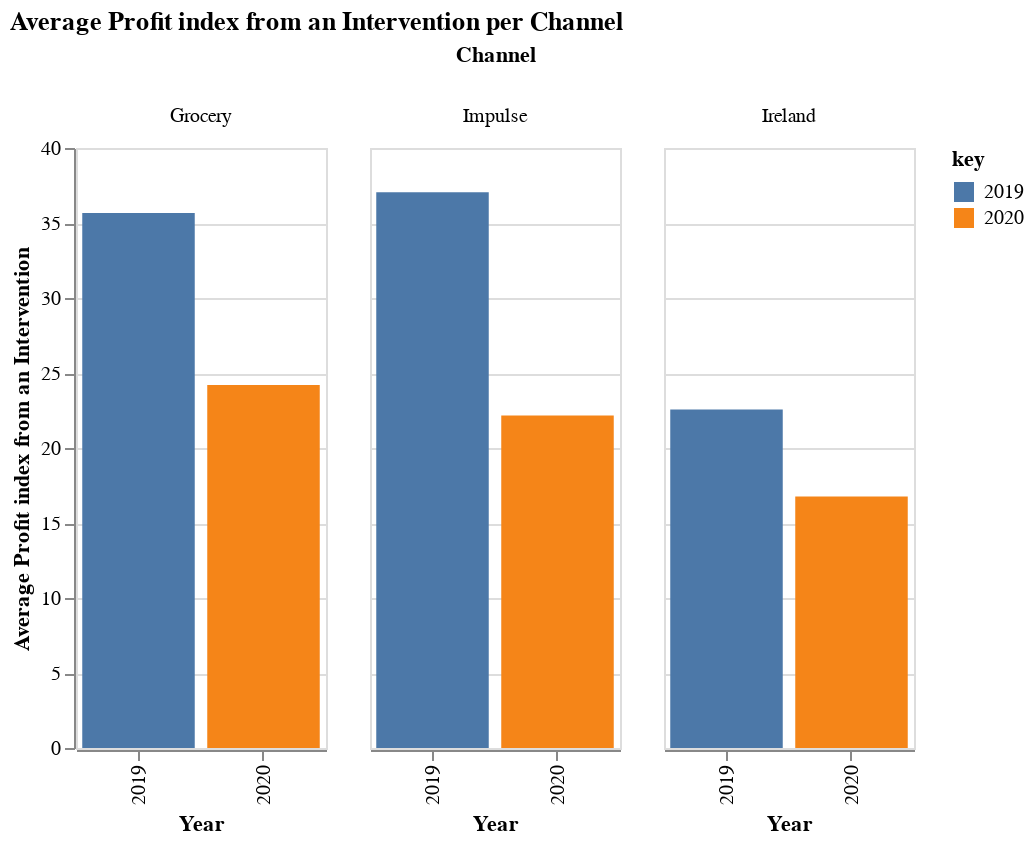

Source (notebook cell):
### Code cell
alt.Chart(com).transform_fold(
    ['2019   ', '2020   '],
).mark_bar().encode(
    x=alt.X('key:O',title = 'Year'),
    y=alt.Y('value:Q', title='Average Profit index from an Intervention'),
    color='key:N',
    column='Channel:N',
    strokeWidth=alt.value(3)
).properties(
    title = 'Average Profit index from an Intervention per Channel',
    height=300,
    width=125
)

### Figure 1 — Vega-Lite specification as saved in the notebook (floating-point values rounded to 4 significant figures)
{"config": {"view": {"continuousWidth": 300, "continuousHeight": 300}}, "data": {"name": "data-3924553876f0c0547da157f0ea1c53a2"}, "mark": {"type": "bar"}, "encoding": {"color": {"field": "key", "type": "nominal"}, "column": {"field": "Channel", "type": "nominal"}, "strokeWidth": {"value": 3}, "x": {"field": "key", "title": "Year", "type": "ordinal"}, "y": {"field": "value", "title": "Average Profit index from an Intervention", "type": "quantitative"}}, "height": 300, "title": "Average Profit index from an Intervention per Channel", "transform": [{"fold": ["2019   ", "2020   "]}], "width": 125, "$schema": "https://vega.github.io/schema/vega-lite/v5.8.0.json", "datasets": {"data-3924553876f0c0547da157f0ea1c53a2": [{"Channel": "Grocery", "2019": 42.18, "2019 ": 1504.0, "2019  ": 1.713, "2019   ": 35.67, "2020": 63.41, "2020 ": 1535.0, "2020  ": 1.745, "2020   ": 24.21}, {"Channel": "Impulse", "2019": 6.366, "2019 ": 235.8, "2019  ": 0.3781, "2019   ": 37.04, "2020": 12.85, "2020 ": 284.8, "2020  ": 0.4771, "2020   ": 22.16}, {"Channel": "Ireland", "2019": 13.63, "2019 ": 307.5, "2019  ": 0.4257, "2019   ": 22.56, "2020": 17.3, "2020 ": 290.0, "2020  ": 0.4352, "2020   ": 16.76}]}}
